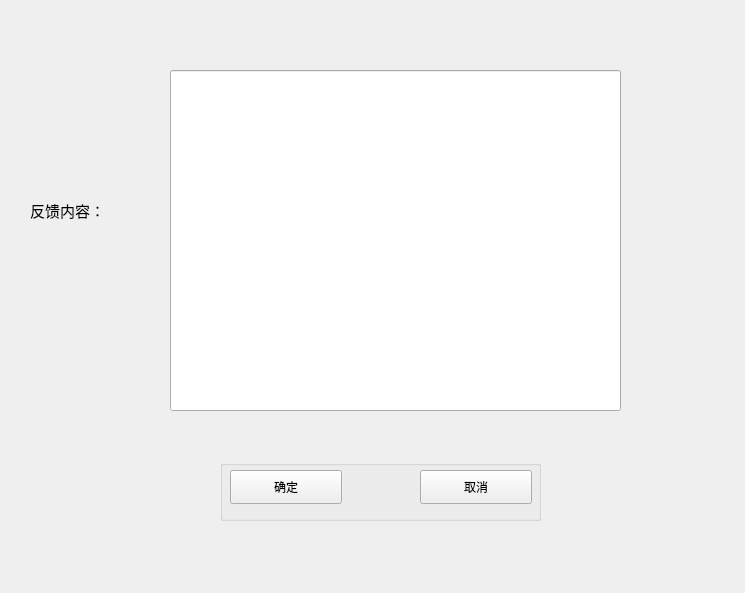
<?xml version="1.0" encoding="UTF-8"?>
<ui version="4.0">
 <class>AddFeedback</class>
 <widget class="QWidget" name="AddFeedback">
  <property name="geometry">
   <rect>
    <x>0</x>
    <y>0</y>
    <width>745</width>
    <height>593</height>
   </rect>
  </property>
  <property name="windowTitle">
   <string>AddFeedback</string>
  </property>
  <widget class="QGroupBox" name="groupBox">
   <property name="geometry">
    <rect>
     <x>220</x>
     <y>460</y>
     <width>321</width>
     <height>61</height>
    </rect>
   </property>
   <property name="title">
    <string/>
   </property>
   <widget class="QPushButton" name="comfirmPushButton">
    <property name="geometry">
     <rect>
      <x>10</x>
      <y>10</y>
      <width>112</width>
      <height>34</height>
     </rect>
    </property>
    <property name="text">
     <string>确定</string>
    </property>
   </widget>
   <widget class="QPushButton" name="cancelPushButton">
    <property name="geometry">
     <rect>
      <x>200</x>
      <y>10</y>
      <width>112</width>
      <height>34</height>
     </rect>
    </property>
    <property name="text">
     <string>取消</string>
    </property>
   </widget>
  </widget>
  <widget class="QLabel" name="label">
   <property name="geometry">
    <rect>
     <x>30</x>
     <y>190</y>
     <width>111</width>
     <height>41</height>
    </rect>
   </property>
   <property name="text">
    <string>&lt;html&gt;&lt;head/&gt;&lt;body&gt;&lt;p&gt;&lt;span style=&quot; font-size:11pt;&quot;&gt;反馈内容：&lt;/span&gt;&lt;/p&gt;&lt;/body&gt;&lt;/html&gt;</string>
   </property>
  </widget>
  <widget class="QLineEdit" name="lineEdit">
   <property name="geometry">
    <rect>
     <x>170</x>
     <y>70</y>
     <width>451</width>
     <height>341</height>
    </rect>
   </property>
  </widget>
 </widget>
 <layoutdefault spacing="6" margin="11"/>
 <resources/>
 <connections/>
</ui>
